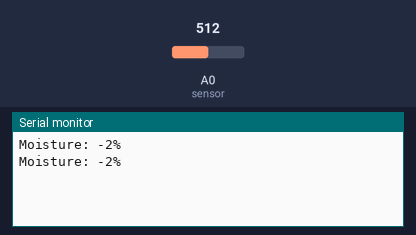
The sketch below on a simulated Arduino Uno, built with avr-gcc and run on an emulated ATmega328P. On the bench: the last lines printed to the serial monitor. Inputs (shaded band) come from the test bench; at power-on: A0 (sensor) = 512.

Above: at 2.8 s.
2.9 s: A0 (sensor) set to 716
At 4.9 s:
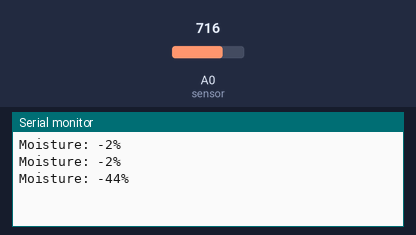
5.6 s: A0 (sensor) set to 900
At 6.5 s:
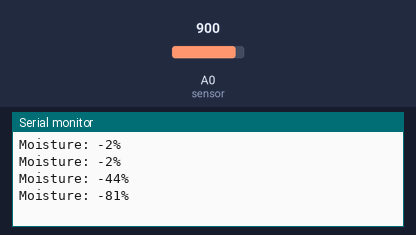
Timing chart, 0 to 8.6 s (numbered marks = the images above; inputs shaded):
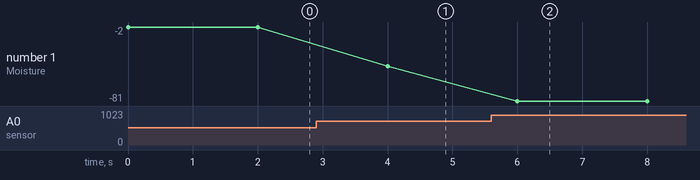

The sketch:

Automaticpump.ino
```cpp
int sensor = A0; //soil moisture sensor
int sensorVal; //soil moisture value
int delayTime = 1000;
int pump = 3; //pin connected to water pump
int red = 4; //red led, visual rep of need for water
int green = 5; //green led, visual rep of watered plant

void setup() {
  Serial.begin(9600); //activate serial monitor
  pinMode(sensor, INPUT); //soil moisture sensor is used for input
}

void loop() {
  sensorVal = analogRead(sensor);
  sensorVal = map(sensorVal, 500, 10, 0, 100);
  Serial.print("Moisture: ");
  Serial.print(sensorVal);
  Serial.println("%");
  delay(delayTime);

  if(sensorVal < 50 ){
    digitalWrite(pump, HIGH); //pump automatically waters plant since moisture level is <50%
    digitalWrite(red, HIGH); //red led lights up
    digitalWrite(green, LOW);
    delay(delayTime);
  }

  else{
    digitalWrite(pump, LOW); //optimum moisture level is attained, pumps automatically switches off
    digitalWrite(green, HIGH); //green led lights up
    digitalWrite(red, LOW);
    delay(delayTime);
  }

}
```

Measured:
- after the input at 2.9 s, the serial monitor: prints a new line after 1.1 s (image 1)
- after the input at 5.6 s, the serial monitor: prints a new line after 0.40 s (image 2)
- plotted number 1: -2 → -44 after the input at 2.9 s, -44 → -81 after the input at 5.6 s
